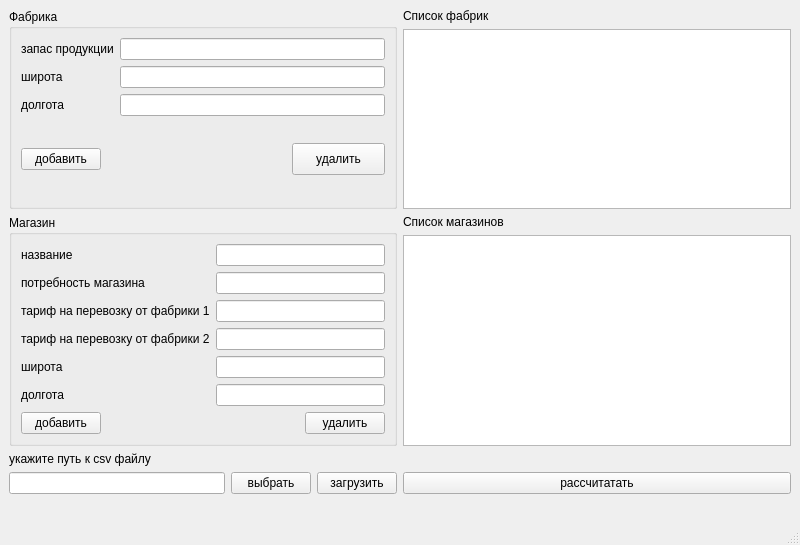
<?xml version="1.0" encoding="UTF-8"?>
<ui version="4.0">
 <class>MainWindow</class>
 <widget class="QMainWindow" name="MainWindow">
  <property name="geometry">
   <rect>
    <x>0</x>
    <y>0</y>
    <width>800</width>
    <height>545</height>
   </rect>
  </property>
  <property name="windowTitle">
   <string>MainWindow</string>
  </property>
  <widget class="QWidget" name="centralwidget">
   <layout class="QGridLayout" name="gridLayout_3">
    <item row="2" column="0" rowspan="2">
     <widget class="QGroupBox" name="groupBox_shop">
      <property name="title">
       <string>Магазин</string>
      </property>
      <layout class="QGridLayout" name="gridLayout_2">
       <item row="2" column="0">
        <widget class="QLabel" name="label_shop_fr1">
         <property name="text">
          <string>тариф на перевозку от фабрики 1</string>
         </property>
        </widget>
       </item>
       <item row="4" column="0">
        <widget class="QLabel" name="label_shop_lat">
         <property name="text">
          <string>широта</string>
         </property>
        </widget>
       </item>
       <item row="1" column="0">
        <widget class="QLabel" name="label_shop_b">
         <property name="text">
          <string>потребность магазина</string>
         </property>
        </widget>
       </item>
       <item row="3" column="0">
        <widget class="QLabel" name="label_shop_fr2">
         <property name="text">
          <string>тариф на перевозку от фабрики 2</string>
         </property>
        </widget>
       </item>
       <item row="0" column="1">
        <widget class="QLineEdit" name="lineEdit_shop_title"/>
       </item>
       <item row="4" column="1">
        <widget class="QLineEdit" name="lineEdit_shop_lat"/>
       </item>
       <item row="0" column="0">
        <widget class="QLabel" name="label_shop_title">
         <property name="text">
          <string>название</string>
         </property>
        </widget>
       </item>
       <item row="6" column="0" alignment="Qt::AlignLeft|Qt::AlignBottom">
        <widget class="QPushButton" name="pbn_shop_add">
         <property name="text">
          <string>добавить</string>
         </property>
        </widget>
       </item>
       <item row="5" column="0">
        <widget class="QLabel" name="label_shop_long">
         <property name="text">
          <string>долгота</string>
         </property>
        </widget>
       </item>
       <item row="3" column="1">
        <widget class="QLineEdit" name="lineEdit_shop_fr2"/>
       </item>
       <item row="1" column="1">
        <widget class="QLineEdit" name="lineEdit_shop_b"/>
       </item>
       <item row="2" column="1">
        <widget class="QLineEdit" name="lineEdit_shop_fr1"/>
       </item>
       <item row="5" column="1">
        <widget class="QLineEdit" name="lineEdit_shop_long"/>
       </item>
       <item row="6" column="1" alignment="Qt::AlignRight">
        <widget class="QPushButton" name="pbd_shop_del">
         <property name="text">
          <string>удалить</string>
         </property>
        </widget>
       </item>
      </layout>
     </widget>
    </item>
    <item row="0" column="0" rowspan="2">
     <widget class="QGroupBox" name="groupBox_fact">
      <property name="title">
       <string>Фабрика</string>
      </property>
      <layout class="QGridLayout" name="gridLayout">
       <item row="3" column="1" alignment="Qt::AlignRight|Qt::AlignVCenter">
        <widget class="QPushButton" name="pbn_fact_del">
         <property name="minimumSize">
          <size>
           <width>93</width>
           <height>32</height>
          </size>
         </property>
         <property name="maximumSize">
          <size>
           <width>93</width>
           <height>16777215</height>
          </size>
         </property>
         <property name="text">
          <string>удалить</string>
         </property>
        </widget>
       </item>
       <item row="0" column="1">
        <widget class="QLineEdit" name="lineEdit_fact_a"/>
       </item>
       <item row="1" column="1">
        <widget class="QLineEdit" name="lineEdit_fact_lat"/>
       </item>
       <item row="2" column="0">
        <widget class="QLabel" name="label_fact_long">
         <property name="text">
          <string>долгота</string>
         </property>
        </widget>
       </item>
       <item row="0" column="0">
        <widget class="QLabel" name="label_fact_a">
         <property name="text">
          <string>запас продукции</string>
         </property>
        </widget>
       </item>
       <item row="2" column="1">
        <widget class="QLineEdit" name="lineEdit_fact_long"/>
       </item>
       <item row="3" column="0" alignment="Qt::AlignLeft|Qt::AlignVCenter">
        <widget class="QPushButton" name="pbn_fact_add">
         <property name="text">
          <string>добавить</string>
         </property>
        </widget>
       </item>
       <item row="1" column="0">
        <widget class="QLabel" name="label_fact_lat">
         <property name="text">
          <string>широта</string>
         </property>
        </widget>
       </item>
      </layout>
     </widget>
    </item>
    <item row="2" column="1">
     <widget class="QLabel" name="label_shops">
      <property name="text">
       <string>Список магазинов</string>
      </property>
     </widget>
    </item>
    <item row="6" column="1">
     <widget class="QPushButton" name="solve">
      <property name="text">
       <string>рассчитатать</string>
      </property>
     </widget>
    </item>
    <item row="6" column="0">
     <layout class="QGridLayout" name="gridLayout_4">
      <item row="2" column="0">
       <widget class="QLabel" name="label_2">
        <property name="text">
         <string/>
        </property>
       </widget>
      </item>
      <item row="1" column="1">
       <widget class="QPushButton" name="pushSelectDir">
        <property name="text">
         <string>выбрать</string>
        </property>
       </widget>
      </item>
      <item row="1" column="0">
       <widget class="QLineEdit" name="lineEditDir"/>
      </item>
      <item row="1" column="2">
       <widget class="QPushButton" name="importCSVFile">
        <property name="text">
         <string>загрузить</string>
        </property>
       </widget>
      </item>
      <item row="0" column="0">
       <widget class="QLabel" name="label">
        <property name="text">
         <string>укажите путь к csv файлу</string>
        </property>
       </widget>
      </item>
     </layout>
    </item>
    <item row="0" column="1">
     <widget class="QLabel" name="label_factories">
      <property name="text">
       <string>Список фабрик</string>
      </property>
     </widget>
    </item>
    <item row="3" column="1">
     <widget class="QTableWidget" name="tableWidget_shop"/>
    </item>
    <item row="1" column="1">
     <widget class="QTableWidget" name="tableWidget_fact"/>
    </item>
   </layout>
  </widget>
  <widget class="QMenuBar" name="menubar">
   <property name="geometry">
    <rect>
     <x>0</x>
     <y>0</y>
     <width>800</width>
     <height>21</height>
    </rect>
   </property>
  </widget>
  <widget class="QStatusBar" name="statusbar"/>
 </widget>
 <resources/>
 <connections/>
</ui>
